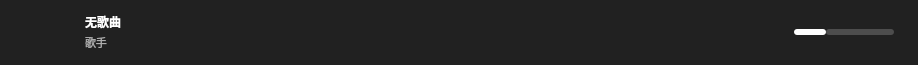
           <widget class="QWidget" name="widget_bottom" native="true">
            <property name="minimumSize">
             <size>
              <width>0</width>
              <height>64</height>
             </size>
            </property>
            <property name="maximumSize">
             <size>
              <width>16777215</width>
              <height>65</height>
             </size>
            </property>
            <property name="styleSheet">
             <string notr="true">background-color: rgb(33, 33, 33);
border-radius: 20px;</string>
            </property>
            <layout class="QHBoxLayout" name="horizontalLayout_3">
             <property name="leftMargin">
              <number>4</number>
             </property>
             <property name="topMargin">
              <number>4</number>
             </property>
             <property name="rightMargin">
              <number>4</number>
             </property>
             <property name="bottomMargin">
              <number>4</number>
             </property>
             <item>
              <spacer name="horizontalSpacer_7">
               <property name="orientation">
                <enum>Qt::Orientation::Horizontal</enum>
               </property>
               <property name="sizeType">
                <enum>QSizePolicy::Policy::Fixed</enum>
               </property>
               <property name="sizeHint" stdset="0">
                <size>
                 <width>15</width>
                 <height>10</height>
                </size>
               </property>
              </spacer>
             </item>
             <item>
              <layout class="QGridLayout" name="gridLayout">
               <property name="horizontalSpacing">
                <number>11</number>
               </property>
               <property name="verticalSpacing">
                <number>3</number>
               </property>
               <item row="0" column="0" rowspan="2">
                <widget class="QLabel" name="label_pic">
                 <property name="minimumSize">
                  <size>
                   <width>55</width>
                   <height>55</height>
                  </size>
                 </property>
                 <property name="maximumSize">
                  <size>
                   <width>55</width>
                   <height>55</height>
                  </size>
                 </property>
                 <property name="styleSheet">
                  <string notr="true">border-radius: 10px</string>
                 </property>
                 <property name="text">
                  <string/>
                 </property>
                 <property name="pixmap">
                  <pixmap resource="res.qrc">:/res/img/nopage.png</pixmap>
                 </property>
                 <property name="scaledContents">
                  <bool>true</bool>
                 </property>
                </widget>
               </item>
               <item row="0" column="1">
                <widget class="QLabel" name="label_musicname">
                 <property name="minimumSize">
                  <size>
                   <width>150</width>
                   <height>0</height>
                  </size>
                 </property>
                 <property name="maximumSize">
                  <size>
                   <width>150</width>
                   <height>16777215</height>
                  </size>
                 </property>
                 <property name="font">
                  <font>
                   <family>Yu Gothic UI</family>
                   <bold>true</bold>
                  </font>
                 </property>
                 <property name="styleSheet">
                  <string notr="true">color: rgb(255, 255, 255);</string>
                 </property>
                 <property name="text">
                  <string>无歌曲</string>
                 </property>
                 <property name="alignment">
                  <set>Qt::AlignmentFlag::AlignBottom|Qt::AlignmentFlag::AlignLeading|Qt::AlignmentFlag::AlignLeft</set>
                 </property>
                </widget>
               </item>
               <item row="1" column="1">
                <widget class="QLabel" name="label_author">
                 <property name="font">
                  <font>
                   <family>Yu Gothic UI</family>
                   <pointsize>8</pointsize>
                  </font>
                 </property>
                 <property name="styleSheet">
                  <string notr="true">color: rgb(174, 174, 174);</string>
                 </property>
                 <property name="text">
                  <string>歌手</string>
                 </property>
                 <property name="alignment">
                  <set>Qt::AlignmentFlag::AlignLeading|Qt::AlignmentFlag::AlignLeft|Qt::AlignmentFlag::AlignTop</set>
                 </property>
                </widget>
               </item>
              </layout>
             </item>
             <item>
              <spacer name="horizontalSpacer_3">
               <property name="orientation">
                <enum>Qt::Orientation::Horizontal</enum>
               </property>
               <property name="sizeType">
                <enum>QSizePolicy::Policy::Expanding</enum>
               </property>
               <property name="sizeHint" stdset="0">
                <size>
                 <width>120</width>
                 <height>20</height>
                </size>
               </property>
              </spacer>
             </item>
             <item>
              <layout class="QHBoxLayout" name="horizontalLayout_2">
               <property name="spacing">
                <number>4</number>
               </property>
               <item>
                <widget class="QPushButton" name="pushButton_like">
                 <property name="minimumSize">
                  <size>
                   <width>30</width>
                   <height>30</height>
                  </size>
                 </property>
                 <property name="maximumSize">
                  <size>
                   <width>30</width>
                   <height>30</height>
                  </size>
                 </property>
                 <property name="cursor">
                  <cursorShape>PointingHandCursor</cursorShape>
                 </property>
                 <property name="styleSheet">
                  <string notr="true">QPushButton{image: url(:/res/img/heart1.png);}
QPushButton:hover {image: url(:/res/img/heart.png);}
QPushButton:pressed {image: url(:/res/img/heart-fill.png);}

</string>
                 </property>
                 <property name="text">
                  <string/>
                 </property>
                </widget>
               </item>
               <item>
                <spacer name="horizontalSpacer">
                 <property name="orientation">
                  <enum>Qt::Orientation::Horizontal</enum>
                 </property>
                 <property name="sizeType">
                  <enum>QSizePolicy::Policy::Fixed</enum>
                 </property>
                 <property name="sizeHint" stdset="0">
                  <size>
                   <width>15</width>
                   <height>20</height>
                  </size>
                 </property>
                </spacer>
               </item>
               <item>
                <widget class="QPushButton" name="pushButton_Prev">
                 <property name="minimumSize">
                  <size>
                   <width>35</width>
                   <height>35</height>
                  </size>
                 </property>
                 <property name="maximumSize">
                  <size>
                   <width>35</width>
                   <height>35</height>
                  </size>
                 </property>
                 <property name="cursor">
                  <cursorShape>PointingHandCursor</cursorShape>
                 </property>
                 <property name="styleSheet">
                  <string notr="true">image: url(:/res/img/skip-back-fill.png);</string>
                 </property>
                 <property name="text">
                  <string/>
                 </property>
                 <property name="iconSize">
                  <size>
                   <width>36</width>
                   <height>36</height>
                  </size>
                 </property>
                </widget>
               </item>
               <item>
                <widget class="QPushButton" name="pushButton_play">
                 <property name="minimumSize">
                  <size>
                   <width>50</width>
                   <height>50</height>
                  </size>
                 </property>
                 <property name="maximumSize">
                  <size>
                   <width>50</width>
                   <height>50</height>
                  </size>
                 </property>
                 <property name="cursor">
                  <cursorShape>PointingHandCursor</cursorShape>
                 </property>
                 <property name="autoFillBackground">
                  <bool>false</bool>
                 </property>
                 <property name="styleSheet">
                  <string notr="true"/>
                 </property>
                 <property name="text">
                  <string/>
                 </property>
                 <property name="icon">
                  <iconset resource="res.qrc">
                   <normaloff>:/res/img/play-circle-fill.png</normaloff>:/res/img/play-circle-fill.png</iconset>
                 </property>
                 <property name="iconSize">
                  <size>
                   <width>50</width>
                   <height>50</height>
                  </size>
                 </property>
                </widget>
               </item>
               <item>
                <widget class="QPushButton" name="pushButton_Next">
                 <property name="minimumSize">
                  <size>
                   <width>35</width>
                   <height>35</height>
                  </size>
                 </property>
                 <property name="maximumSize">
                  <size>
                   <width>35</width>
                   <height>35</height>
                  </size>
                 </property>
                 <property name="cursor">
                  <cursorShape>PointingHandCursor</cursorShape>
                 </property>
                 <property name="styleSheet">
                  <string notr="true">image: url(:/res/img/skip-forward-fill.png);</string>
                 </property>
                 <property name="text">
                  <string/>
                 </property>
                </widget>
               </item>
               <item>
                <spacer name="horizontalSpacer_2">
                 <property name="orientation">
                  <enum>Qt::Orientation::Horizontal</enum>
                 </property>
                 <property name="sizeType">
                  <enum>QSizePolicy::Policy::Fixed</enum>
                 </property>
                 <property name="sizeHint" stdset="0">
                  <size>
                   <width>15</width>
                   <height>20</height>
                  </size>
                 </property>
                </spacer>
               </item>
               <item>
                <widget class="QPushButton" name="pushButton_bfmode">
                 <property name="minimumSize">
                  <size>
                   <width>30</width>
                   <height>30</height>
                  </size>
                 </property>
                 <property name="maximumSize">
                  <size>
                   <width>30</width>
                   <height>30</height>
                  </size>
                 </property>
                 <property name="cursor">
                  <cursorShape>PointingHandCursor</cursorShape>
                 </property>
                 <property name="styleSheet">
                  <string notr="true"/>
                 </property>
                 <property name="text">
                  <string/>
                 </property>
                 <property name="icon">
                  <iconset resource="res.qrc">
                   <normaloff>:/res/img/loop.png</normaloff>:/res/img/loop.png</iconset>
                 </property>
                 <property name="iconSize">
                  <size>
                   <width>30</width>
                   <height>30</height>
                  </size>
                 </property>
                </widget>
               </item>
              </layout>
             </item>
             <item>
              <spacer name="horizontalSpacer_4">
               <property name="orientation">
                <enum>Qt::Orientation::Horizontal</enum>
               </property>
               <property name="sizeType">
                <enum>QSizePolicy::Policy::Expanding</enum>
               </property>
               <property name="sizeHint" stdset="0">
                <size>
                 <width>160</width>
                 <height>20</height>
                </size>
               </property>
              </spacer>
             </item>
             <item>
              <widget class="QPushButton" name="pushButton_volume">
               <property name="minimumSize">
                <size>
                 <width>35</width>
                 <height>35</height>
                </size>
               </property>
               <property name="maximumSize">
                <size>
                 <width>35</width>
                 <height>35</height>
                </size>
               </property>
               <property name="cursor">
                <cursorShape>PointingHandCursor</cursorShape>
               </property>
               <property name="styleSheet">
                <string notr="true">image: url(:/res/img/volume-up-line.png);</string>
               </property>
               <property name="text">
                <string/>
               </property>
              </widget>
             </item>
             <item>
              <widget class="QSlider" name="volumeSlider">
               <property name="minimumSize">
                <size>
                 <width>100</width>
                 <height>0</height>
                </size>
               </property>
               <property name="maximumSize">
                <size>
                 <width>100</width>
                 <height>16777215</height>
                </size>
               </property>
               <property name="cursor">
                <cursorShape>PointingHandCursor</cursorShape>
               </property>
               <property name="styleSheet">
                <string notr="true">QSlider::groove:horizontal{border: 0px solid #ff0000;height:6px;}
QSlider::sub-page:horizontal{background: #ffffff;border-radius: 3px;}
QSlider::add-page:horizontal{background: #4d4d4d;border-radius: 3px;}
QSlider::handle:horizontal{image: url(:/res/img/circle-fill.png);width:17px;height:17px;margin-top:-6px;margin-bottom: -6px;}</string>
               </property>
               <property name="singleStep">
                <number>10</number>
               </property>
               <property name="value">
                <number>30</number>
               </property>
               <property name="sliderPosition">
                <number>30</number>
               </property>
               <property name="orientation">
                <enum>Qt::Orientation::Horizontal</enum>
               </property>
              </widget>
             </item>
             <item>
              <spacer name="horizontalSpacer_5">
               <property name="orientation">
                <enum>Qt::Orientation::Horizontal</enum>
               </property>
               <property name="sizeType">
                <enum>QSizePolicy::Policy::Fixed</enum>
               </property>
               <property name="sizeHint" stdset="0">
                <size>
                 <width>20</width>
                 <height>20</height>
                </size>
               </property>
              </spacer>
             </item>
            </layout>
           </widget>
